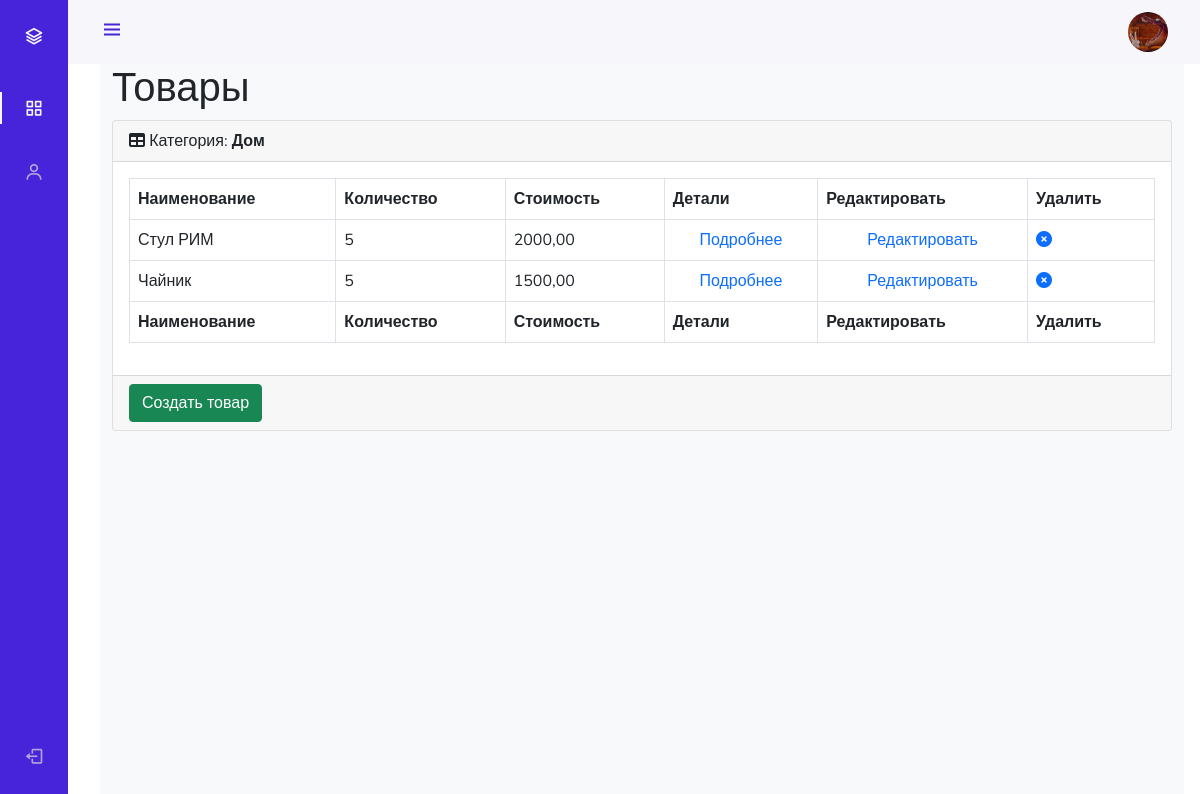
/admin_staff/products/read/category/4/ (signed in), run on the app's committed database.
### authapp/models.py (models this page shows)
class ShopUser(AbstractUser):
    avatar = models.ImageField(upload_to='users_avatars', blank=True)
    age = models.PositiveIntegerField(verbose_name='возраст')

### mainapp/models.py (models this page shows, shortened)
class ProductCategory(models.Model):
    name = models.CharField(verbose_name='имя', max_length=64, unique=True)
    description = models.TextField(verbose_name='описание', blank=True)
    created = models.DateTimeField(auto_now_add=True)
    updated = models.DateTimeField(auto_now=True)
    is_active = models.BooleanField(default=True)

class Product(models.Model):
    category = models.ForeignKey(ProductCategory, on_delete=models.CASCADE)
    name = models.CharField(verbose_name='имя продукта', max_length=128)
    image = models.ImageField(upload_to='products_images', blank=True)
    short_desc = models.CharField(verbose_name='краткое описание продукта', max_length=60, blank=True)
    description = models.TextField(verbose_name='описание продукта', blank=True)
    price = models.DecimalField(verbose_name='цена продукта', max_digits=8, decimal_places=2, default=0)
    quantity = models.PositiveIntegerField(verbose_name='количество на складе', default=0)
    is_active = models.BooleanField(default=True)

### adminapp/views.py (the view)
# urls.py: path('products/read/category/<int:pk>/', adminapp.products, name='products'),
@user_passes_test(lambda u: u.is_superuser)
def products(request, pk):
    title = 'админка/продукт'
    category = get_object_or_404(ProductCategory, pk=pk)
    products_list = Product.objects.filter(category__pk=pk).order_by('name')
    context = {
        'title': title,
        'category': category,
        'objects': products_list,
    }
    return render(request, 'adminapp/products.html', context)

### adminapp/templates/adminapp/products.html
{% extends 'adminapp/base.html' %}
{% load static %}
{% block content %}
<main>
    <div class="container-fluid">
        <h1 class="mt-4">Товары</h1>
        <div class="card mb-4">
            <div class="card-header">
                <i class="fas fa-table mr-1"></i>
                Категория: <strong>{{ category.name|title }}</strong>
            </div>
            <div class="card-body">
                <div class="table-responsive">
                    <table class="table table-bordered" id="dataTable" width="100%" cellspacing="0">
                        <thead>
                        <tr>
                            <th>Наименование</th>
                            <th>Количество</th>
                            <th>Стоимость</th>
                            <th>Детали</th>
                            <th>Редактировать</th>
                            <th>Удалить</th>
                        </tr>
                        </thead>
                        <tfoot>
                        <tr>
                            <th>Наименование</th>
                            <th>Количество</th>
                            <th>Стоимость</th>
                            <th>Детали</th>
                            <th>Редактировать</th>
                            <th>Удалить</th>
                        </tr>
                        </tfoot>
                        <tbody>
                        {% for product in objects %}
                            <tr {% if not product.is_active %} style="opacity: 0.5;" {% endif %}>
                                <td>{{ product.name }}</td>
                                <td>{{ product.quantity }}</td>
                                <td>{{ product.price }}</td>
                                <td class="text-center">
                                    <a href="{% url 'admin_staff:product_read' product.pk %}">Подробнее</a>
                                </td>
                                <td class="text-center">
                                    <a href="{% url 'admin_staff:product_update' product.pk %}">Редактировать</a>
                                </td>
                                <td>
                                    <a {% if not product.is_active %} class="invisible" {% endif %} href="{% url 'admin_staff:product_delete' pk=product.id %}">
                                        <i class="fa fa-times-circle"></i>
                                    </a>
                                </td>
                            </tr>
                        {% endfor %}
                        </tbody>
                    </table>
                </div>
            </div>
            <div class="card-footer">
                <a href="{% url 'admin_staff:product_create' category.pk %}">
                    <button class="btn btn-success">Создать товар</button>
                </a>
            </div>
        </div>
    </div>
</main>
{% endblock %}

### adminapp/templates/adminapp/base.html (shortened to what this page needs)
<!DOCTYPE html>
{% load static %}
<html>
<head>
    <link href="https://cdn.jsdelivr.net/npm/bootstrap@5.0.0-beta3/dist/css/bootstrap.min.css" rel="stylesheet">
    <link rel="stylesheet" type="text/css" href="{% static 'adminapp/css/style.css' %}">
    <link rel="stylesheet" type="text/css"href='https://cdn.jsdelivr.net/npm/boxicons@latest/css/boxicons.min.css'>
    <link rel="stylesheet" type="text/css" href="https://cdnjs.cloudflare.com/ajax/libs/font-awesome/6.0.0-beta2/css/all.min.css">
</head>
<body id="body-pd">
<header class="header" id="header">
    <div class="header_toggle"><i class='bx bx-menu' id="header-toggle"></i></div>
    <div class="header_img"><img src="/media/{{ user.avatar|default:'avatar.png' }}" alt=""></div>
</header>
<div class="l-navbar" id="nav-bar">
    <nav class="nav">
        <div>
            <a href="{% url 'index' %}" class="nav_logo">
                <i class='bx bx-layer nav_logo-icon'></i>
            </a>
            {% include 'adminapp/inludes/inc_admin_menu.html' %}
        </div>
        <a href="{% url 'auth:logout' %}" class="nav_link"> <i class='bx bx-log-out nav_icon'></i> <span class="nav_name">Выход</span> </a>
    </nav>
</div>
<div class="height-100 bg-light">
    {% block content %}
    {% endblock %}
</div>
</body>
</html>

### adminapp/static/adminapp/css/style.css (style rules this page uses)
:root { --header-height: 3rem; --nav-width: 68px; --first-color: #4723D9; --first-color-light: #AFA5D9; --white-color: #F7F6FB; --body-font: 'Nunito', sans-serif; --normal-font-size: 1rem; --z-fixed: 100 }
body { position: relative; margin: var(--header-height) 0 0 0; padding: 0 1rem; font-family: var(--body-font); font-size: var(--normal-font-size); transition: .5s }
a { text-decoration: none }
.header { width: 100%; height: var(--header-height); position: fixed; top: 0; left: 0; display: flex; align-items: center; justify-content: space-between; padding: 0 1rem; background-color: var(--white-color); z-index: var(--z-fixed); transition: .5s }
.header_toggle { color: var(--first-color); font-size: 1.5rem; cursor: pointer }
.header_img { width: 35px; height: 35px; display: flex; justify-content: center; border-radius: 50%; overflow: hidden }
.header_img img { width: 40px }
.l-navbar { position: fixed; top: 0; left: -30%; width: var(--nav-width); height: 100vh; background-color: var(--first-color); padding: .5rem 1rem 0 0; transition: .5s; z-index: var(--z-fixed) }
.nav { height: 100%; display: flex; flex-direction: column; justify-content: space-between; overflow: hidden }
.nav_logo, .nav_link { display: grid; grid-template-columns: max-content max-content; align-items: center; column-gap: 1rem; padding: .5rem 0 .5rem 1.5rem }
.nav_logo { margin-bottom: 2rem }
.nav_logo-icon { font-size: 1.25rem; color: var(--white-color) }
.nav_link { position: relative; color: var(--first-color-light); margin-bottom: 1.5rem; transition: .3s }
.nav_icon { font-size: 1.25rem }
.height-100 { height: 100vh }
@media screen and (min-width: 768px) { body { margin: calc(var(--header-height) + 1rem) 0 0 0; padding-left: calc(var(--nav-width) + 2rem) } }
@media screen and (min-width: 768px) { .header { height: calc(var(--header-height) + 1rem); padding: 0 2rem 0 calc(var(--nav-width) + 2rem) } }
@media screen and (min-width: 768px) { .header_img { width: 40px; height: 40px } }
@media screen and (min-width: 768px) { .header_img img { width: 45px } }
@media screen and (min-width: 768px) { .l-navbar { left: 0; padding: 1rem 1rem 0 0 } }

### data on the page
ShopUser: avatar (picture)
ProductCategory: name "Дом"
Product: name "Стул РИМ", quantity "5", price "2000,00"
Product: name "Чайник", quantity "5", price "1500,00"
